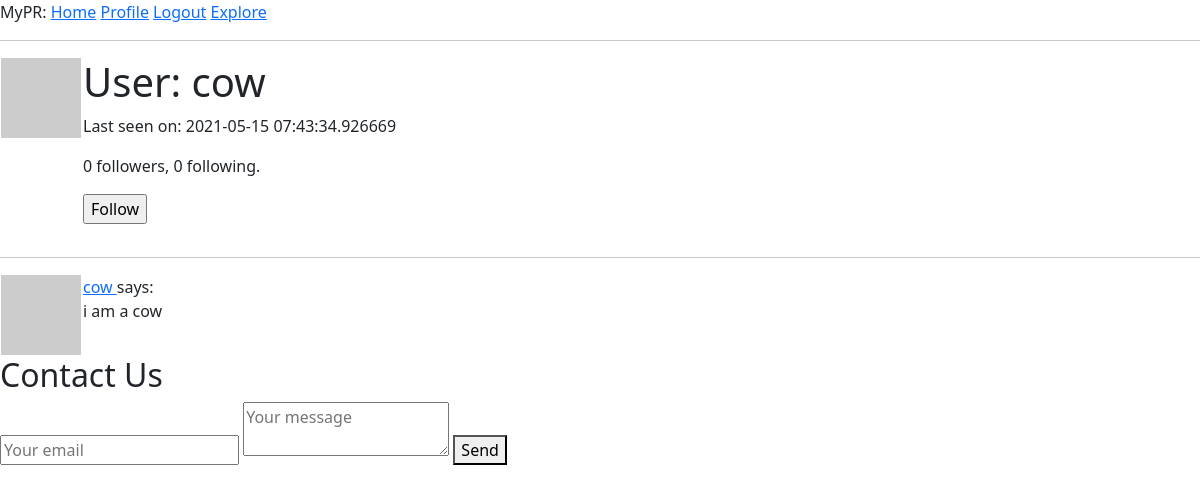
The page /user/cow (signed in) on the database as committed earlier.
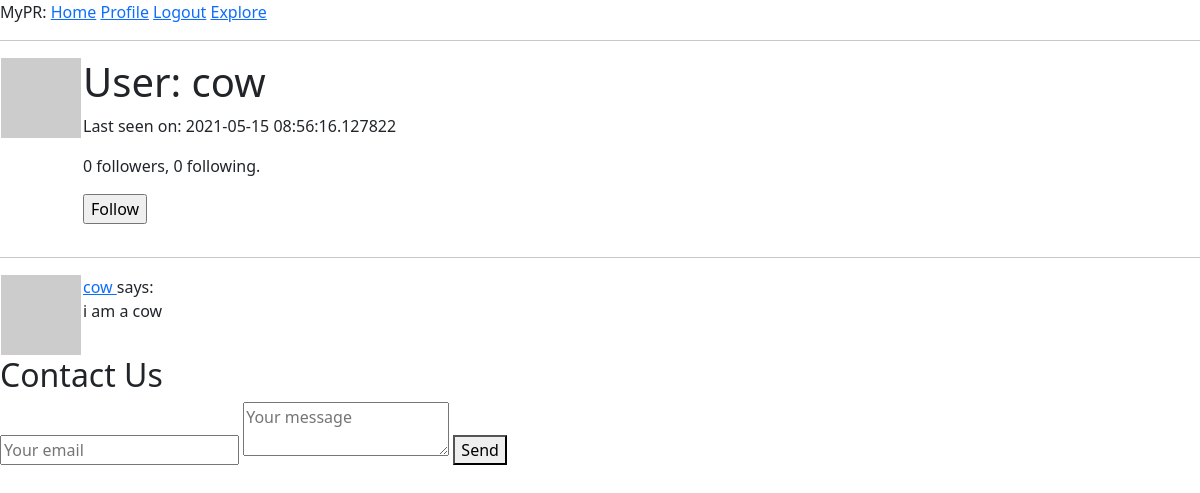
The same page on the database as committed later.
### app/models.py (models this page shows, shortened)
class User(UserMixin, db.Model):
    id = db.Column(db.Integer, primary_key=True)
    username = db.Column(db.String(64), index=True, unique=True)
    email = db.Column(db.String(120), index=True, unique=True)
    password_hash = db.Column(db.String(128))
    posts = db.relationship('Post', backref='author', lazy='dynamic')
    about_me = db.Column(db.String(140))
    last_seen = db.Column(db.DateTime, default=datetime.utcnow)
    followed = db.relationship(
        'User', secondary=followers,
        primaryjoin=(followers.c.follower_id == id),
        secondaryjoin=(followers.c.followed_id == id),
        backref=db.backref('followers', lazy='dynamic'), lazy='dynamic')
    def avatar(self, size):
        digest = md5(self.email.lower().encode('utf-8')).hexdigest()
        return 'https://www.gravatar.com/avatar/{}?d=identicon&s={}'.format(
            digest, size)
    def is_following(self, user):
        return self.followed.filter(
            followers.c.followed_id == user.id).count() > 0

class Post(db.Model):
    id = db.Column(db.Integer, primary_key=True)
    body = db.Column(db.String(140))
    timestamp = db.Column(db.DateTime, index=True, default=datetime.utcnow)
    user_id = db.Column(db.Integer, db.ForeignKey('user.id'))

### app/routes.py (the view)
@app.route('/user/<username>')
@login_required
def user(username):
    user = User.query.filter_by(username=username).first_or_404()
    page = request.args.get('page', 1, type=int)
    posts = user.posts.order_by(Post.timestamp.desc()).paginate(
        page, app.config['POSTS_PER_PAGE'], False)
    next_url = url_for('user', username=user.username, page=posts.next_num) \
        if posts.has_next else None
    prev_url = url_for('user', username=user.username, page=posts.prev_num) \
        if posts.has_prev else None
    form = EmptyForm()
    return render_template('user.html', user=user, posts=posts.items,
                           next_url=next_url, prev_url=prev_url, form=form)

### app/forms.py
class EmptyForm(FlaskForm):
    submit = SubmitField('Submit')

### app/models.py (called while the page is built)
@login.user_loader
def load_user(id):
    return User.query.get(int(id))

### app/routes.py (called while the page is built)
@app.before_request
def before_request():
    if current_user.is_authenticated:
        current_user.last_seen = datetime.utcnow()
        db.session.commit()

### app/templates/user.html (shortened to what this page needs)
{% extends "base.html" %}
{% block content %}
    <table>
        <tr valign="top">
            <td><img src="{{ user.avatar(128) }}"></td>
            <td>
                <h1>User: {{ user.username }}</h1>
                {% if user.last_seen %}<p>Last seen on: {{ user.last_seen }}</p>{% endif %}
                <p>{{ user.followers.count() }} followers, {{ user.followed.count() }} following.</p>
                {% if user == current_user %}
                <p><a href="{{ url_for('edit_profile') }}">Edit your profile</a></p>
                {% elif not current_user.is_following(user) %}
                <p>
                    <form action="{{ url_for('follow', username=user.username) }}" method="post">
                        {{ form.submit(value='Follow') }}
                    </form>
                </p>
                {% endif %}
            </td>
        </tr>
    </table>
    <hr>
    {% for post in posts %}
        {% include '_post.html' %}
    {% endfor %}
{% endblock %}

### app/templates/base.html (shortened to what this page needs)
<!DOCTYPE html>
<html lang="en-US">
    <head>
        <link href="https://cdn.jsdelivr.net/npm/bootstrap@5.0.0-beta1/dist/css/bootstrap.min.css"
              rel="stylesheet">
        <link rel='stylesheet' type='text/css' href="{{ url_for('static', filename='css/main.css') }}">
    </head>
    <body>
        <div>
            MyPR:
            <a href="{{ url_for('index') }}">Home</a>
              {% if current_user.is_anonymous %}
              <a href="{{ url_for('login') }}">Login</a>
              {% else %}
              <a href="{{ url_for('user', username=current_user.username) }}">Profile</a>
              <a href="{{ url_for('logout') }}">Logout</a>
              <a href="{{ url_for('explore') }}">Explore</a>
              {% endif %}
        </div>
        <hr>
        {% block content %}{% endblock %}
    <footer>
        <h2>Contact Us</h2>
        <div id="contact-form">
            <form target="_blank" method="POST" action=https://formspree.io/f/xleajnyk>
                <input type="email" name="_replyto" placeholder="Your email" required>
                <textarea name="message" placeholder="Your message" required></textarea>
                <button type="submit">Send</button>
            </form>
        </div>
    </footer>
    </body>
</html>

### app/templates/_post.html
<table>
    <tr valign="top">
        <td><img src="{{ post.author.avatar(36) }}"></td>
        <td>
            <a href="{{ url_for('user', username=post.author.username) }}">
                {{ post.author.username }}
            </a>
            says:<br>{{ post.body }}
        </td>
    </tr>
</table>

Rows that differ between the two databases and show on the page:
changed User "cow": last_seen "2021-05-15 07:43:34.926669" → "2021-05-15 08:56:16.127822"
